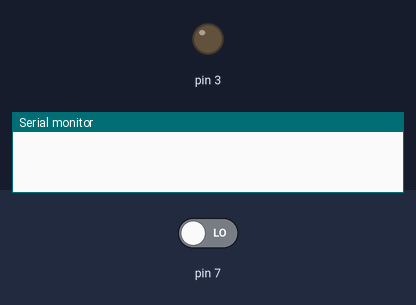
The sketch below on a simulated Arduino Uno, built with avr-gcc and run on an emulated ATmega328P. Shown: output pins drawn as LEDs (lit = HIGH), the last lines printed to the serial monitor. The inputs (shaded band) are chosen by the test bench; at power-on: pin 7 LOW.

Above: at 1.2 s.
1.3 s: pin 7 driven HIGH
At 2.3 s:
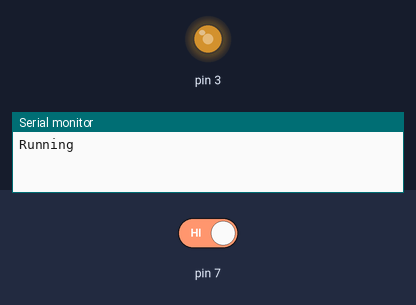
Timing chart, 0 to 4.3 s (numbered marks = the images above; inputs shaded):
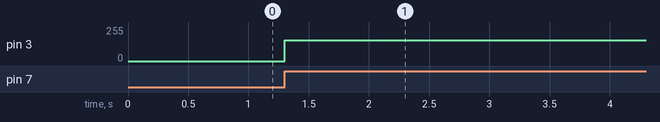

Measured:
- after the input at 1.3 s, pin 3: 0/255 → 156/255 at once

The sketch:

arduino-spark.ino
```cpp
void setup() {
  pinMode(7,INPUT);
  Serial.begin(9600);
}

void loop() {
  if(digitalRead(7)){
    analogWrite(3, (int((0.49)*65)+125));
    Serial.println("Running");
    delay(20000);
    Serial.println("Stopped");
    analogWrite(3, (int((0)*60)+190));
  }
}
```
